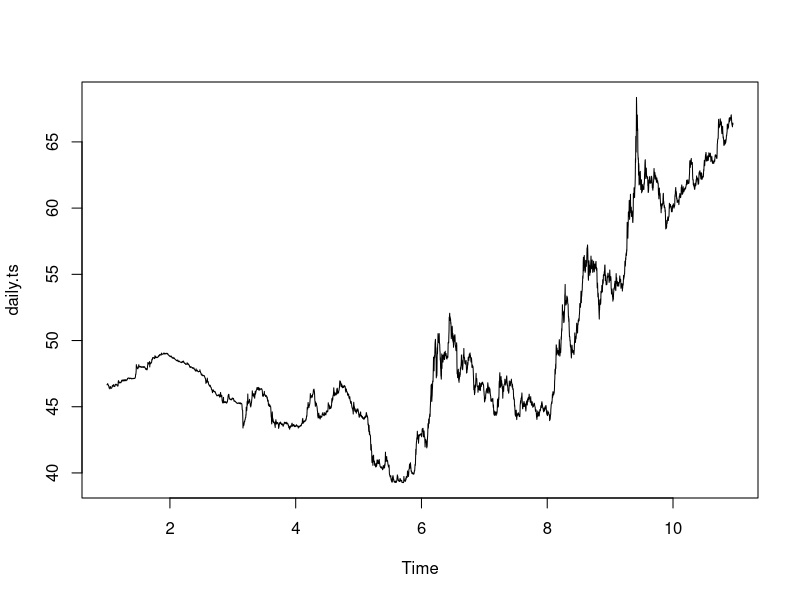
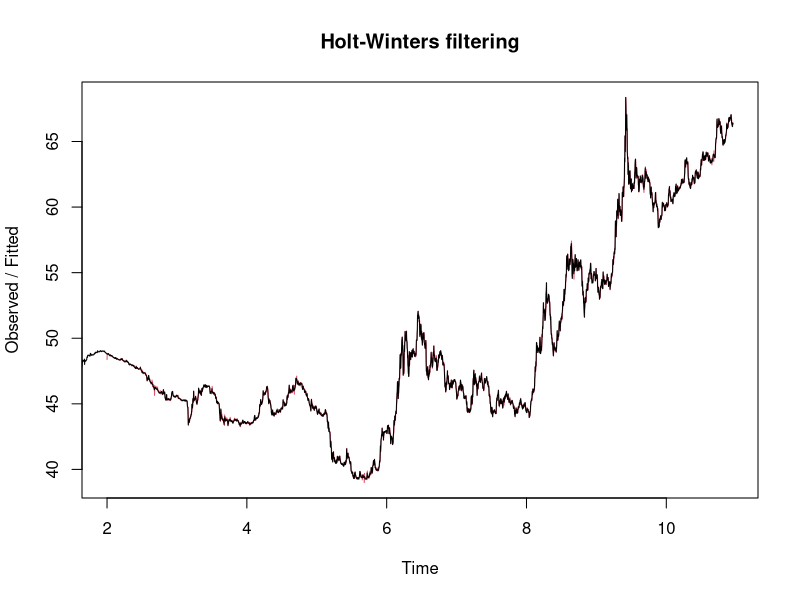
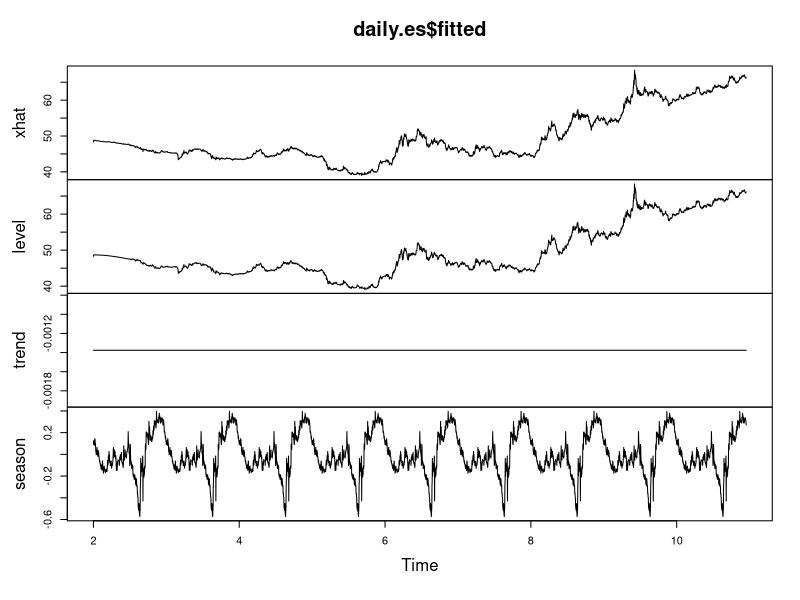
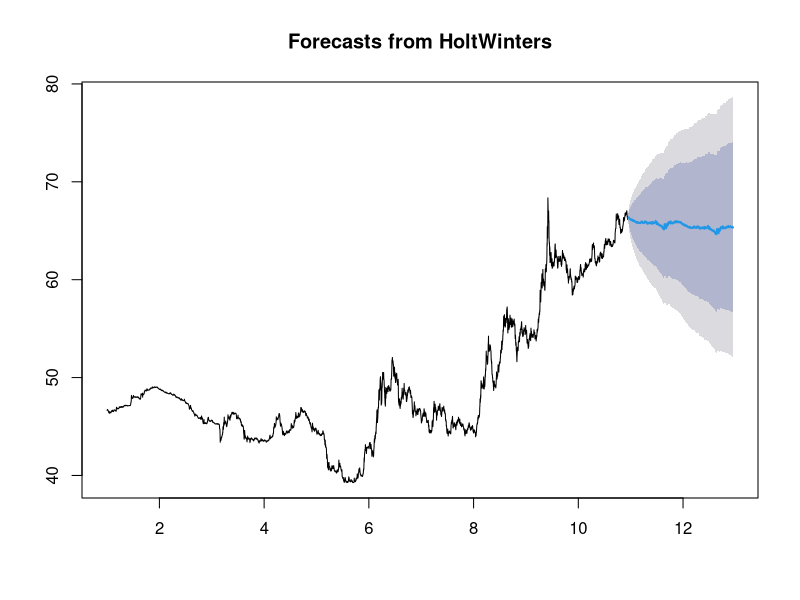
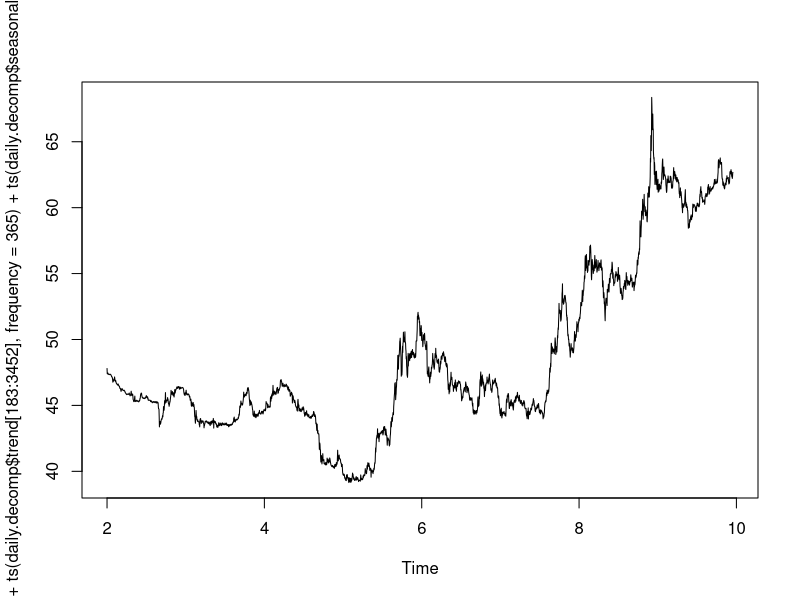
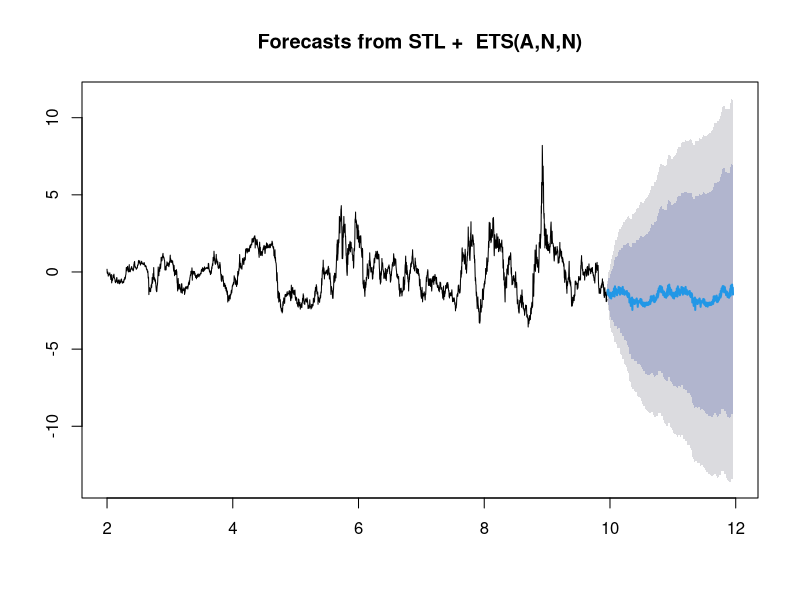
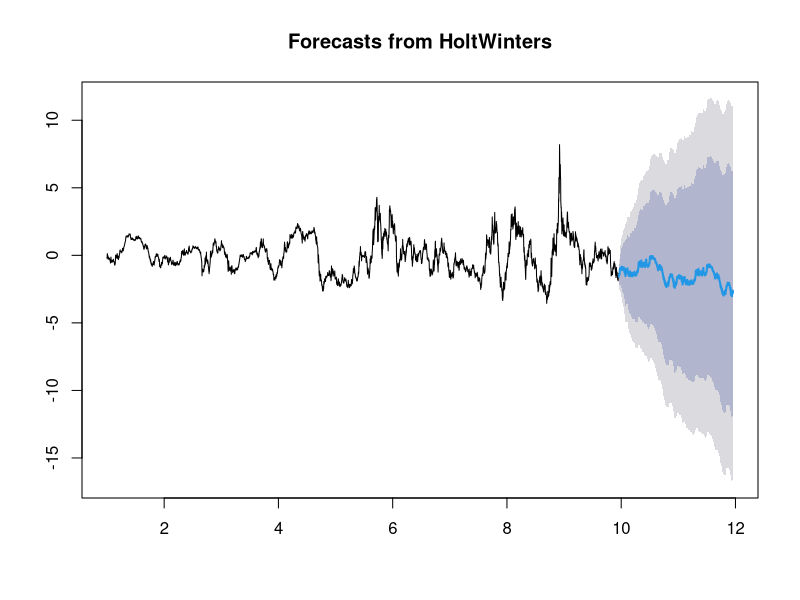
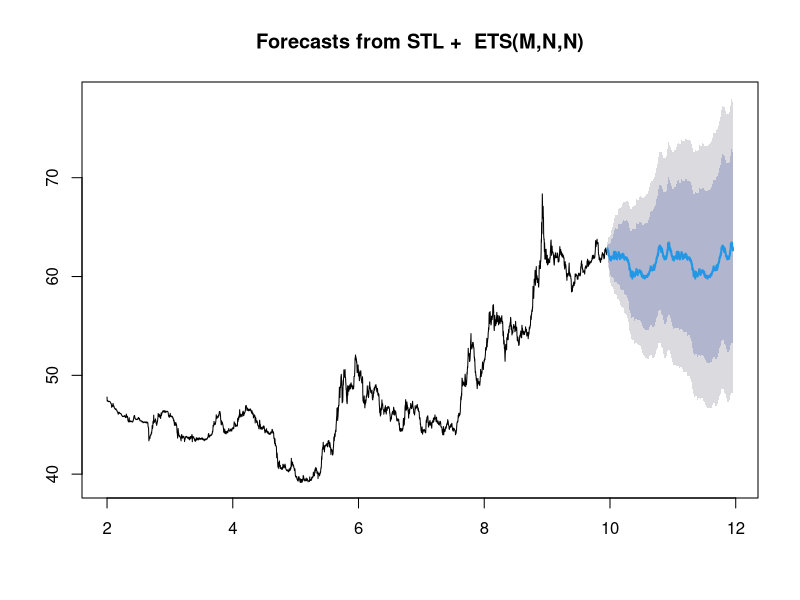

These figures' R source, in order:
## ---- chunk 1
knitr::opts_chunk$set(echo = TRUE)
## ---- chunk 2
daily = read.csv("daily.csv")
daily_rates = daily[,2]
daily = rev(daily_rates)
daily.ts = ts(daily, freq=365)
plot.ts(daily.ts)
daily.decomp = decompose(daily.ts)

library(forecast)
# exponential smoothing
daily.es = HoltWinters(daily.ts, beta=0, gamma=0)
head(daily.es$coefficients)
plot(daily.es)
plot(daily.es$fitted)
daily.es$SSE
daily.predict1 = forecast(daily.es)
plot(daily.predict1)

# removing trend and season, exponential smoothing
daily.decomp.es = HoltWinters(ts(daily.decomp$random[183:3452],frequency = 365), beta = 0, gamma = 0)
head(daily.decomp.es$coefficients)
# For checking - 
head(daily.decomp.es$x-daily.decomp$random[183:3452])
#final
plot(daily.decomp.es$fitted[,1]+ts(daily.decomp$trend[183:3452],frequency = 365)+ts(daily.decomp$seasonal[183:3452], frequency = 365))
daily_afterSmoothing = daily.decomp.es$fitted[,1]+ts(daily.decomp$trend[183:3452],frequency = 365)+ts(daily.decomp$seasonal[183:3452], frequency = 365)
daily.decomp.es$SSE
#par(mfrow =c(3,1))
daily.predict2 = forecast(daily.decomp.es$fitted[,1])
daily.predict3 = forecast(daily.decomp.es)
daily.predict4 = forecast(daily_afterSmoothing)
plot(daily.predict2)
plot(daily.predict3)
plot(daily.predict4)

#par(mfrow =c(4,1))
data.hw4 = HoltWinters(daily.ts, seasonal = "additive")
plot(data.hw4)
data.predict1 = forecast(data.hw4)
plot(data.predict1)


daily.hw4 = HoltWinters(daily.ts, seasonal = "additive")
plot(daily.hw4)
data.predict1 = forecast(daily.hw4)
plot(data.predict1)
 # plot(daily.hw4$fitted)

#par(mfrow =c(2,1))
plot(daily.hw4)
plot(data.hw4)

#par(mfrow =c(1,1))
plot(daily.hw4$fitted)
plot(data.hw4$fitted)



